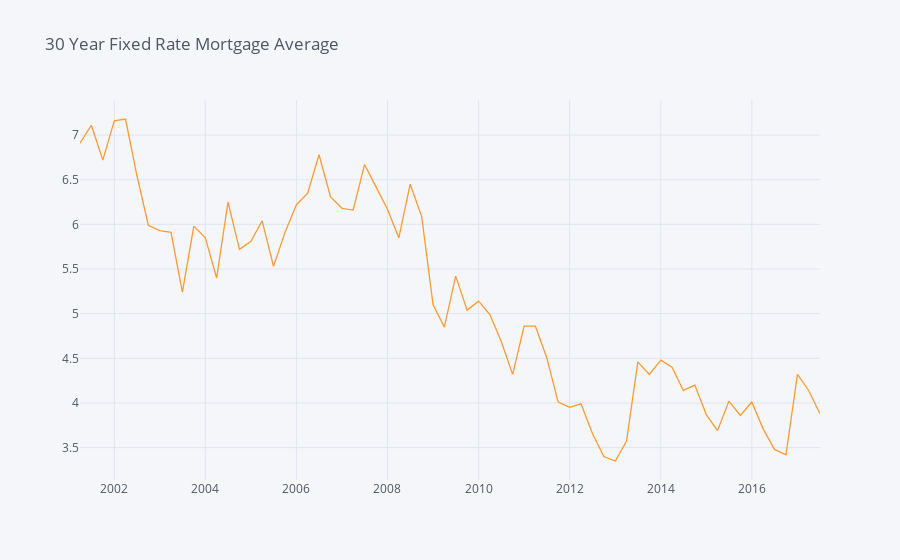

Here is the notebook cell this chart was saved with:
### Code cell
frm.iplot(kind='scatter',title='30 Year Fixed Rate Mortgage Average')

### Figure 1 — Plotly figure (JSON) as saved in the notebook; plotly's stock layout.template omitted (floating-point values rounded to 4 significant figures)
{"data": [{"line": {"color": "rgba(255, 153, 51, 1.0)", "dash": "solid", "shape": "linear", "width": 1.3}, "mode": "lines", "name": "mortgage30us", "text": "", "type": "scatter", "x": ["2001-04-01", "2001-07-01", "2001-10-01", "2002-01-01", "2002-04-01", "2002-07-01", "2002-10-01", "2003-01-01", "2003-04-01", "2003-07-01", "2003-10-01", "2004-01-01", "2004-04-01", "2004-07-01", "2004-10-01", "2005-01-01", "2005-04-01", "2005-07-01", "2005-10-01", "2006-01-01", "2006-04-01", "2006-07-01", "2006-10-01", "2007-01-01", "2007-04-01", "2007-07-01", "2007-10-01", "2008-01-01", "2008-04-01", "2008-07-01", "2008-10-01", "2009-01-01", "2009-04-01", "2009-07-01", "2009-10-01", "2010-01-01", "2010-04-01", "2010-07-01", "2010-10-01", "2011-01-01", "2011-04-01", "2011-07-01", "2011-10-01", "2012-01-01", "2012-04-01", "2012-07-01", "2012-10-01", "2013-01-01", "2013-04-01", "2013-07-01", "2013-10-01", "2014-01-01", "2014-04-01", "2014-07-01", "2014-10-01", "2015-01-01", "2015-04-01", "2015-07-01", "2015-10-01", "2016-01-01", "2016-04-01", "2016-07-01", "2016-10-01", "2017-01-01", "2017-04-01", "2017-07-01"], "y": [6.91, 7.11, 6.72, 7.16, 7.18, 6.55, 5.99, 5.93, 5.91, 5.24, 5.98, 5.85, 5.4, 6.25, 5.72, 5.81, 6.04, 5.53, 5.91, 6.22, 6.35, 6.78, 6.31, 6.18, 6.16, 6.67, 6.42, 6.17, 5.85, 6.45, 6.09, 5.1, 4.85, 5.42, 5.04, 5.14, 4.99, 4.69, 4.32, 4.86, 4.86, 4.51, 4.01, 3.95, 3.99, 3.66, 3.4, 3.35, 3.57, 4.46, 4.32, 4.48, 4.4, 4.14, 4.2, 3.87, 3.69, 4.02, 3.86, 4.01, 3.71, 3.48, 3.42, 4.32, 4.14, 3.88]}], "layout": {"legend": {"bgcolor": "#F5F6F9", "font": {"color": "#4D5663"}}, "paper_bgcolor": "#F5F6F9", "plot_bgcolor": "#F5F6F9", "title": {"font": {"color": "#4D5663"}, "text": "30 Year Fixed Rate Mortgage Average"}, "xaxis": {"gridcolor": "#E1E5ED", "showgrid": true, "tickfont": {"color": "#4D5663"}, "title": {"font": {"color": "#4D5663"}, "text": ""}, "zerolinecolor": "#E1E5ED"}, "yaxis": {"gridcolor": "#E1E5ED", "showgrid": true, "tickfont": {"color": "#4D5663"}, "title": {"font": {"color": "#4D5663"}, "text": ""}, "zerolinecolor": "#E1E5ED"}}}
